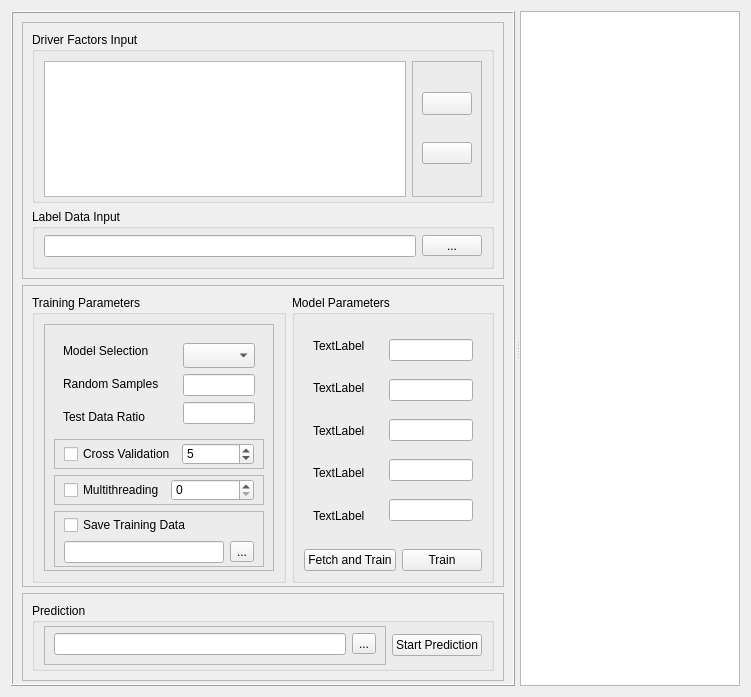
<?xml version="1.0" encoding="UTF-8"?>
<ui version="4.0">
 <class>UDSA</class>
 <widget class="QWidget" name="UDSA">
  <property name="geometry">
   <rect>
    <x>0</x>
    <y>0</y>
    <width>751</width>
    <height>697</height>
   </rect>
  </property>
  <property name="windowTitle">
   <string>Dialog</string>
  </property>
  <property name="styleSheet">
   <string notr="true"/>
  </property>
  <layout class="QHBoxLayout" name="horizontalLayout_8">
   <item>
    <widget class="QSplitter" name="splitter">
     <property name="orientation">
      <enum>Qt::Orientation::Horizontal</enum>
     </property>
     <property name="handleWidth">
      <number>5</number>
     </property>
     <widget class="QFrame" name="frame_2">
      <property name="styleSheet">
       <string notr="true">QFrame#frame_4, QFrame#frame_7, QFrame#frame, QFrame#frame_3 {
    border: none;
}</string>
      </property>
      <property name="frameShape">
       <enum>QFrame::Shape::Box</enum>
      </property>
      <property name="frameShadow">
       <enum>QFrame::Shadow::Raised</enum>
      </property>
      <layout class="QVBoxLayout" name="verticalLayout_3">
       <property name="bottomMargin">
        <number>3</number>
       </property>
       <item>
        <widget class="QFrame" name="frame_18">
         <property name="acceptDrops">
          <bool>false</bool>
         </property>
         <property name="frameShape">
          <enum>QFrame::Shape::StyledPanel</enum>
         </property>
         <property name="frameShadow">
          <enum>QFrame::Shadow::Raised</enum>
         </property>
         <layout class="QVBoxLayout" name="verticalLayout_5">
          <item>
           <widget class="QGroupBox" name="groupBox">
            <property name="title">
             <string>Driver Factors Input</string>
            </property>
            <layout class="QHBoxLayout" name="horizontalLayout_14">
             <property name="bottomMargin">
              <number>3</number>
             </property>
             <item>
              <widget class="QTableWidget" name="table_01"/>
             </item>
             <item>
              <widget class="QFrame" name="frame_5">
               <property name="minimumSize">
                <size>
                 <width>60</width>
                 <height>0</height>
                </size>
               </property>
               <property name="frameShape">
                <enum>QFrame::Shape::StyledPanel</enum>
               </property>
               <property name="frameShadow">
                <enum>QFrame::Shadow::Raised</enum>
               </property>
               <layout class="QVBoxLayout" name="verticalLayout_8">
                <item>
                 <widget class="QToolButton" name="button_01_add">
                  <property name="minimumSize">
                   <size>
                    <width>50</width>
                    <height>0</height>
                   </size>
                  </property>
                  <property name="maximumSize">
                   <size>
                    <width>16777215</width>
                    <height>16777215</height>
                   </size>
                  </property>
                  <property name="text">
                   <string/>
                  </property>
                  <property name="icon">
                   <iconset resource="res.qrc">
                    <normaloff>:/resources/add.svg</normaloff>:/resources/add.svg</iconset>
                  </property>
                  <property name="iconSize">
                   <size>
                    <width>16</width>
                    <height>16</height>
                   </size>
                  </property>
                 </widget>
                </item>
                <item>
                 <widget class="QPushButton" name="button_01_del">
                  <property name="text">
                   <string/>
                  </property>
                  <property name="icon">
                   <iconset resource="res.qrc">
                    <normaloff>:/resources/del.svg</normaloff>:/resources/del.svg</iconset>
                  </property>
                  <property name="iconSize">
                   <size>
                    <width>13</width>
                    <height>13</height>
                   </size>
                  </property>
                 </widget>
                </item>
               </layout>
              </widget>
             </item>
            </layout>
           </widget>
          </item>
          <item>
           <widget class="QGroupBox" name="groupBox_2">
            <property name="title">
             <string>Label Data Input</string>
            </property>
            <layout class="QHBoxLayout" name="horizontalLayout_16">
             <property name="topMargin">
              <number>6</number>
             </property>
             <property name="bottomMargin">
              <number>9</number>
             </property>
             <item>
              <widget class="QLineEdit" name="lineEdit_02_input">
               <property name="text">
                <string/>
               </property>
              </widget>
             </item>
             <item>
              <widget class="QToolButton" name="button_02_input">
               <property name="minimumSize">
                <size>
                 <width>60</width>
                 <height>0</height>
                </size>
               </property>
               <property name="text">
                <string>...</string>
               </property>
              </widget>
             </item>
            </layout>
           </widget>
          </item>
         </layout>
        </widget>
       </item>
       <item>
        <widget class="QFrame" name="frame_17">
         <property name="frameShape">
          <enum>QFrame::Shape::StyledPanel</enum>
         </property>
         <property name="frameShadow">
          <enum>QFrame::Shadow::Raised</enum>
         </property>
         <layout class="QHBoxLayout" name="horizontalLayout_12" stretch="25,17">
          <property name="bottomMargin">
           <number>3</number>
          </property>
          <item>
           <widget class="QGroupBox" name="groupBox_3">
            <property name="title">
             <string>Training Parameters</string>
            </property>
            <layout class="QVBoxLayout" name="verticalLayout_9">
             <item>
              <widget class="QFrame" name="frame_15">
               <property name="frameShape">
                <enum>QFrame::Shape::StyledPanel</enum>
               </property>
               <property name="frameShadow">
                <enum>QFrame::Shadow::Raised</enum>
               </property>
               <layout class="QVBoxLayout" name="verticalLayout_12">
                <property name="bottomMargin">
                 <number>3</number>
                </property>
                <item>
                 <layout class="QHBoxLayout" name="horizontalLayout_4">
                  <item>
                   <widget class="QFrame" name="frame_4">
                    <property name="frameShape">
                     <enum>QFrame::Shape::StyledPanel</enum>
                    </property>
                    <property name="frameShadow">
                     <enum>QFrame::Shadow::Raised</enum>
                    </property>
                    <layout class="QVBoxLayout" name="verticalLayout_11">
                     <property name="topMargin">
                      <number>3</number>
                     </property>
                     <property name="bottomMargin">
                      <number>3</number>
                     </property>
                     <item>
                      <widget class="QLabel" name="label">
                       <property name="text">
                        <string>Model Selection</string>
                       </property>
                      </widget>
                     </item>
                     <item>
                      <widget class="QLabel" name="label_2">
                       <property name="text">
                        <string>Random Samples</string>
                       </property>
                      </widget>
                     </item>
                     <item>
                      <widget class="QLabel" name="label_7">
                       <property name="text">
                        <string>Test Data Ratio</string>
                       </property>
                      </widget>
                     </item>
                    </layout>
                   </widget>
                  </item>
                  <item>
                   <widget class="QFrame" name="frame_7">
                    <property name="minimumSize">
                     <size>
                      <width>0</width>
                      <height>0</height>
                     </size>
                    </property>
                    <property name="maximumSize">
                     <size>
                      <width>16777215</width>
                      <height>16777215</height>
                     </size>
                    </property>
                    <property name="frameShape">
                     <enum>QFrame::Shape::StyledPanel</enum>
                    </property>
                    <property name="frameShadow">
                     <enum>QFrame::Shadow::Raised</enum>
                    </property>
                    <layout class="QVBoxLayout" name="verticalLayout_10">
                     <item>
                      <widget class="QComboBox" name="comboBox_03">
                       <property name="minimumSize">
                        <size>
                         <width>0</width>
                         <height>25</height>
                        </size>
                       </property>
                       <property name="currentText">
                        <string/>
                       </property>
                      </widget>
                     </item>
                     <item>
                      <widget class="QLineEdit" name="lineEdit_03_random_samples"/>
                     </item>
                     <item>
                      <widget class="QLineEdit" name="lineEdit_03_sample_ratio"/>
                     </item>
                    </layout>
                   </widget>
                  </item>
                 </layout>
                </item>
                <item>
                 <widget class="QFrame" name="frame_6">
                  <property name="frameShape">
                   <enum>QFrame::Shape::StyledPanel</enum>
                  </property>
                  <property name="frameShadow">
                   <enum>QFrame::Shadow::Raised</enum>
                  </property>
                  <layout class="QHBoxLayout" name="horizontalLayout_2">
                   <property name="topMargin">
                    <number>3</number>
                   </property>
                   <property name="bottomMargin">
                    <number>3</number>
                   </property>
                   <item>
                    <widget class="QCheckBox" name="checkBox_03_cv">
                     <property name="text">
                      <string>Cross Validation</string>
                     </property>
                    </widget>
                   </item>
                   <item>
                    <widget class="QSpinBox" name="spinBox_03_cv">
                     <property name="maximum">
                      <number>99</number>
                     </property>
                     <property name="value">
                      <number>5</number>
                     </property>
                    </widget>
                   </item>
                  </layout>
                 </widget>
                </item>
                <item>
                 <widget class="QFrame" name="frame_8">
                  <property name="frameShape">
                   <enum>QFrame::Shape::StyledPanel</enum>
                  </property>
                  <property name="frameShadow">
                   <enum>QFrame::Shadow::Raised</enum>
                  </property>
                  <layout class="QHBoxLayout" name="horizontalLayout_6">
                   <property name="topMargin">
                    <number>3</number>
                   </property>
                   <property name="bottomMargin">
                    <number>3</number>
                   </property>
                   <item>
                    <widget class="QCheckBox" name="checkBox_03_thread">
                     <property name="text">
                      <string>Multithreading</string>
                     </property>
                    </widget>
                   </item>
                   <item>
                    <widget class="QSpinBox" name="spinBox_03_thread"/>
                   </item>
                  </layout>
                 </widget>
                </item>
                <item>
                 <widget class="QFrame" name="frame_03_save">
                  <property name="frameShape">
                   <enum>QFrame::Shape::StyledPanel</enum>
                  </property>
                  <property name="frameShadow">
                   <enum>QFrame::Shadow::Raised</enum>
                  </property>
                  <layout class="QVBoxLayout" name="verticalLayout_2">
                   <property name="spacing">
                    <number>6</number>
                   </property>
                   <property name="topMargin">
                    <number>3</number>
                   </property>
                   <property name="rightMargin">
                    <number>9</number>
                   </property>
                   <property name="bottomMargin">
                    <number>3</number>
                   </property>
                   <item>
                    <widget class="QCheckBox" name="checkBox_03_save">
                     <property name="text">
                      <string>Save Training Data</string>
                     </property>
                    </widget>
                   </item>
                   <item>
                    <layout class="QHBoxLayout" name="horizontalLayout_5">
                     <item>
                      <widget class="QLineEdit" name="lineEdit_03_save"/>
                     </item>
                     <item>
                      <widget class="QToolButton" name="toolButton_03_save">
                       <property name="text">
                        <string>...</string>
                       </property>
                      </widget>
                     </item>
                    </layout>
                   </item>
                  </layout>
                 </widget>
                </item>
               </layout>
              </widget>
             </item>
            </layout>
           </widget>
          </item>
          <item>
           <widget class="QGroupBox" name="groupBox_4">
            <property name="title">
             <string>Model Parameters</string>
            </property>
            <layout class="QVBoxLayout" name="verticalLayout_4" stretch="10,3">
             <property name="topMargin">
              <number>3</number>
             </property>
             <property name="bottomMargin">
              <number>9</number>
             </property>
             <item>
              <layout class="QHBoxLayout" name="horizontalLayout_3">
               <item>
                <widget class="QFrame" name="frame">
                 <property name="frameShape">
                  <enum>QFrame::Shape::StyledPanel</enum>
                 </property>
                 <property name="frameShadow">
                  <enum>QFrame::Shadow::Raised</enum>
                 </property>
                 <layout class="QVBoxLayout" name="verticalLayout">
                  <item>
                   <widget class="QLabel" name="label_041">
                    <property name="text">
                     <string>TextLabel</string>
                    </property>
                   </widget>
                  </item>
                  <item>
                   <widget class="QLabel" name="label_042">
                    <property name="text">
                     <string>TextLabel</string>
                    </property>
                   </widget>
                  </item>
                  <item>
                   <widget class="QLabel" name="label_043">
                    <property name="text">
                     <string>TextLabel</string>
                    </property>
                   </widget>
                  </item>
                  <item>
                   <widget class="QLabel" name="label_044">
                    <property name="text">
                     <string>TextLabel</string>
                    </property>
                   </widget>
                  </item>
                  <item>
                   <widget class="QLabel" name="label_045">
                    <property name="text">
                     <string>TextLabel</string>
                    </property>
                   </widget>
                  </item>
                 </layout>
                </widget>
               </item>
               <item>
                <widget class="QFrame" name="frame_3">
                 <property name="frameShape">
                  <enum>QFrame::Shape::StyledPanel</enum>
                 </property>
                 <property name="frameShadow">
                  <enum>QFrame::Shadow::Raised</enum>
                 </property>
                 <layout class="QVBoxLayout" name="verticalLayout_7">
                  <item>
                   <widget class="QLineEdit" name="lineEdit_041"/>
                  </item>
                  <item>
                   <widget class="QLineEdit" name="lineEdit_042"/>
                  </item>
                  <item>
                   <widget class="QLineEdit" name="lineEdit_043"/>
                  </item>
                  <item>
                   <widget class="QLineEdit" name="lineEdit_044"/>
                  </item>
                  <item>
                   <widget class="QLineEdit" name="lineEdit_045"/>
                  </item>
                 </layout>
                </widget>
               </item>
              </layout>
             </item>
             <item>
              <layout class="QHBoxLayout" name="horizontalLayout_7">
               <item>
                <widget class="QPushButton" name="button_04_fetch">
                 <property name="minimumSize">
                  <size>
                   <width>0</width>
                   <height>0</height>
                  </size>
                 </property>
                 <property name="text">
                  <string>Fetch and Train</string>
                 </property>
                </widget>
               </item>
               <item>
                <widget class="QPushButton" name="button_04_train">
                 <property name="text">
                  <string>Train</string>
                 </property>
                </widget>
               </item>
              </layout>
             </item>
            </layout>
           </widget>
          </item>
         </layout>
        </widget>
       </item>
       <item>
        <widget class="QFrame" name="frame_19">
         <property name="frameShape">
          <enum>QFrame::Shape::StyledPanel</enum>
         </property>
         <property name="frameShadow">
          <enum>QFrame::Shadow::Raised</enum>
         </property>
         <layout class="QVBoxLayout" name="verticalLayout_6">
          <item>
           <widget class="QGroupBox" name="groupBox_5">
            <property name="title">
             <string>Prediction</string>
            </property>
            <layout class="QHBoxLayout" name="horizontalLayout">
             <property name="topMargin">
              <number>3</number>
             </property>
             <property name="bottomMargin">
              <number>3</number>
             </property>
             <item>
              <widget class="QFrame" name="frame_16">
               <property name="frameShape">
                <enum>QFrame::Shape::StyledPanel</enum>
               </property>
               <property name="frameShadow">
                <enum>QFrame::Shadow::Raised</enum>
               </property>
               <layout class="QHBoxLayout" name="horizontalLayout_10">
                <property name="topMargin">
                 <number>6</number>
                </property>
                <property name="bottomMargin">
                 <number>9</number>
                </property>
                <item>
                 <widget class="QLineEdit" name="lineEdit_05_save_path"/>
                </item>
                <item>
                 <widget class="QToolButton" name="button_05_save">
                  <property name="text">
                   <string>...</string>
                  </property>
                 </widget>
                </item>
               </layout>
              </widget>
             </item>
             <item>
              <widget class="QPushButton" name="button_05_predict">
               <property name="minimumSize">
                <size>
                 <width>0</width>
                 <height>0</height>
                </size>
               </property>
               <property name="text">
                <string>Start Prediction</string>
               </property>
              </widget>
             </item>
            </layout>
           </widget>
          </item>
         </layout>
        </widget>
       </item>
      </layout>
     </widget>
     <widget class="CustomTextBrowser" name="textBrowser_06_output">
      <property name="maximumSize">
       <size>
        <width>16777215</width>
        <height>16777215</height>
       </size>
      </property>
      <property name="html">
       <string>&lt;!DOCTYPE HTML PUBLIC &quot;-//W3C//DTD HTML 4.0//EN&quot; &quot;http://www.w3.org/TR/REC-html40/strict.dtd&quot;&gt;
&lt;html&gt;&lt;head&gt;&lt;meta name=&quot;qrichtext&quot; content=&quot;1&quot; /&gt;&lt;meta charset=&quot;utf-8&quot; /&gt;&lt;style type=&quot;text/css&quot;&gt;
p, li { white-space: pre-wrap; }
hr { height: 1px; border-width: 0; }
li.unchecked::marker { content: &quot;\2610&quot;; }
li.checked::marker { content: &quot;\2612&quot;; }
&lt;/style&gt;&lt;/head&gt;&lt;body style=&quot; font-family:'Microsoft YaHei UI'; font-size:9pt; font-weight:400; font-style:normal;&quot;&gt;
&lt;p style=&quot;-qt-paragraph-type:empty; margin-top:0px; margin-bottom:0px; margin-left:0px; margin-right:0px; -qt-block-indent:0; text-indent:0px;&quot;&gt;&lt;br /&gt;&lt;/p&gt;&lt;/body&gt;&lt;/html&gt;</string>
      </property>
     </widget>
    </widget>
   </item>
  </layout>
 </widget>
 <customwidgets>
  <customwidget>
   <class>CustomTextBrowser</class>
   <extends>QTextBrowser</extends>
   <header>mytextbrowser</header>
  </customwidget>
 </customwidgets>
 <resources>
  <include location="res.qrc"/>
 </resources>
 <connections/>
</ui>
